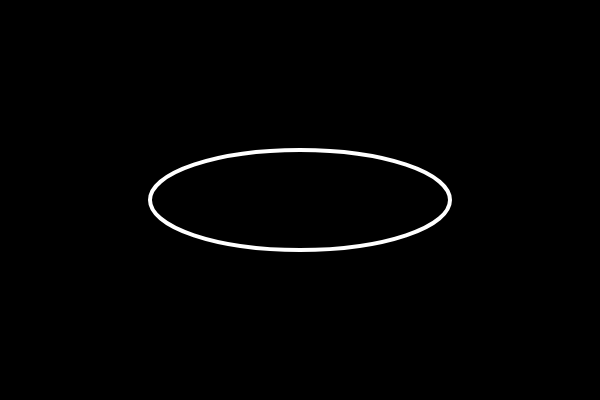
Frame 1 (no input)
Frame 60 (no input): identical to frame 1, image omitted
Frame 120 (the mouse pressed at the canvas centre since frame 60): identical to frame 1, image omitted

The p5.js sketch that drew this single still picture (run headless with seeded random() and noise() and a simulated clock; from frame 60 on, the mouse is pressed at the canvas centre):

// p5.js sketch
// ── sketch.js
function setup() {
  createCanvas(600,400);
}

function draw() {
  background(0);
  
  stroke(255);
  strokeWeight(4);
  noFill();
  
  if(mouseX > 300) {
    fill(255,0,200);
  }
  
  ellipse(300,200,300,100);
}
